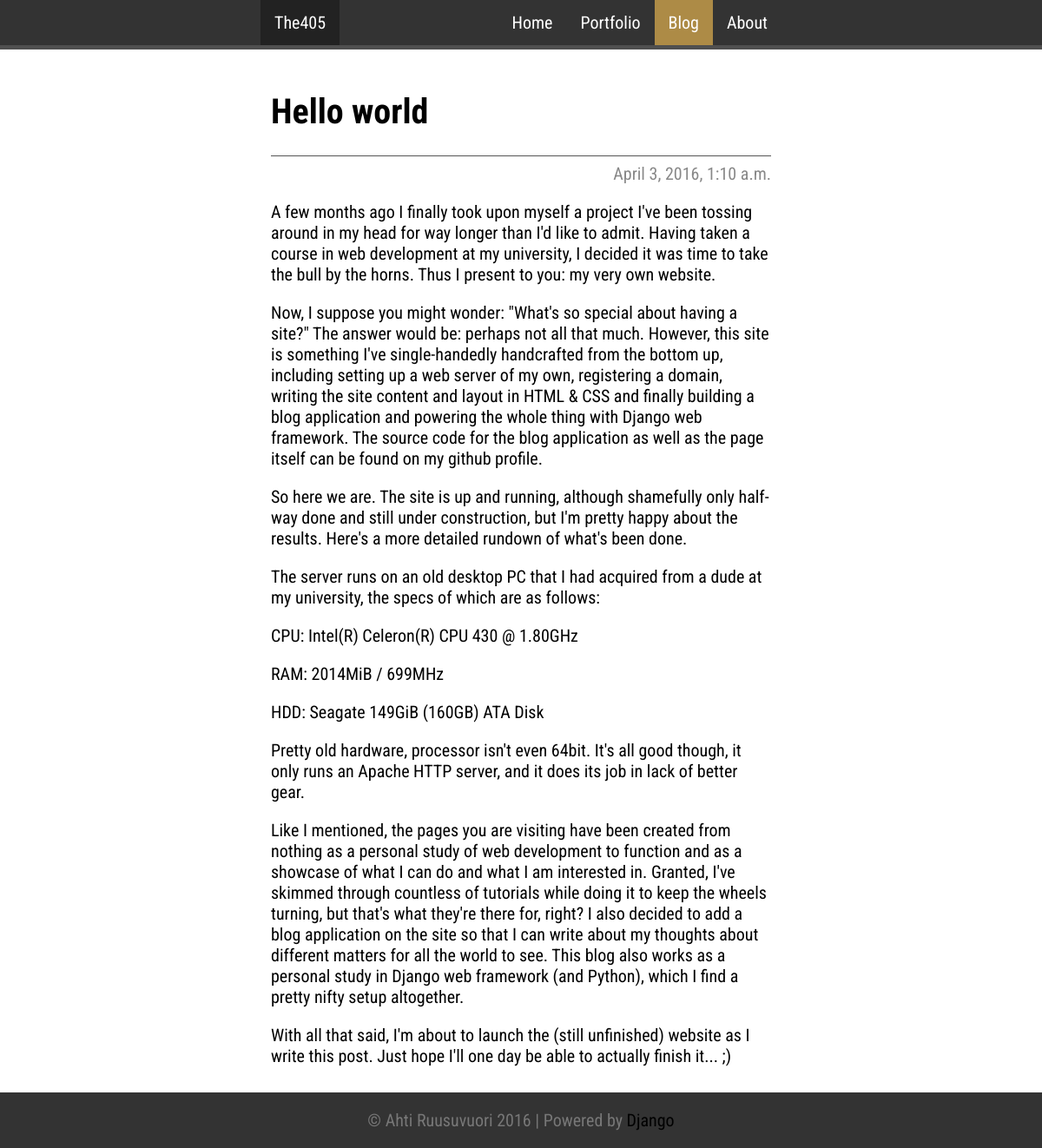
Screenshot of /post/3/ with the database file from the repository.
### blog/models.py (models this page shows, shortened)
class Post(models.Model):
    title = models.CharField(max_length=255)
    body = models.TextField()
    created_date = models.DateTimeField(auto_now_add=True, auto_now=False)
    update_date = models.DateTimeField(auto_now_add=False, auto_now=True)
    author = models.ForeignKey(Author)
    tags = models.ManyToManyField(Tag)

### blog/views.py (the view)
# urls.py: url(r'^post/(?P<pk>\d+)/$', views.post_detail, name='post_detail'),
def post_detail(request, pk):
    post = get_object_or_404(Post, pk=pk)
    return render(request, 'blog/post_detail.html', {'post': post})

### blog/templates/blog/post_detail.html (shortened to what this page needs)
{% extends 'blog/base.html' %}
{% block content %}
  <div class="navbar">
    <div class="container-top">
      <ul class="navbar-items">
        <li class="left"><a href="{% url 'index' %}">The405</a></li>
        <li><a href="{% url 'about' %}">About</a></li>
        <li><a class="active" href="{% url 'blog' %}">Blog</a></li>
        <li><a href="{% url 'portfolio' %}">Portfolio</a></li>
        <li><a href="{% url 'index' %}">Home</a></li>
      </ul>
    </div>
  </div>
  <div class="content">
    <div class="portfolio">
    <div class="post">
        <h1>{{ post.title }}</h1>
        {% if post.created_date %}
            <div class="date float-right">
                {{ post.created_date }}
            </div>
        {% endif %}
        <p>{{ post.body|linebreaks }}</p>
    </div>
    </div>
  </div>
{% endblock %}

### blog/static/css/style.css (style rules this page uses)
body, html { width: 0 auto; height: 100%; margin: 0; font-family: 'Roboto Condensed', sans-serif; font-size: 20px; -webkit-font-smoothing: antialiased; background-image: url('http://i.imgur.com/tj7MeUN.png'); background-repeat: repeat; background-attachment: fixed; }
.navbar { top: 0; position: fixed; z-index: 9999; width: 100%; background-color: #333; border-bottom: 5px outset rgba(192, 192, 192, 0.5); }
.container-top { max-width: 50%; margin: 0 auto; }
ul.navbar-items { list-style-type: none; margin: 0; padding: 0; overflow: hidden; background-color: #333; }
ul.navbar-items li { float: right; }
ul.navbar-items li a { display: block; color: white; text-align: center; padding: 14px 16px; text-decoration: none; }
.active { background-color: #ad8b46; }
ul.navbar-items .left { background-color: #222; float: left; }
.home, .about, .portfolio { max-width: 80%; margin: 0 auto; padding: 21px; margin-top: 57px; }
.date { color: #888; text-align: right; margin: 4px 0 5px 0; padding: 0.4em 0 0 0; border-top: 1px solid #555; }
.content { background-color: #fff; max-width: 60%; margin: 0 auto; padding-bottom: 53px; }

### rows the page displays
Post: title "Hello world", created_date "April 3, 2016, 1:10 a.m.", body "A few months ago I finally took upon myself a project I've been tossing around in my head for way longer than I'd like to admit. Having taken a course in web development at my university, I decided it was time to take the bull by the horns. Thus I present to you: my very own website. Now, I suppose you might wonder: \"What's so special about having a site?\" The answer would be: perhaps not all that much. However, this site is something I've single-handedly handcrafted from the bottom up, including setting up a web server of my own, registering a domain, writing the site content and layout in HTML & CSS and finally building a blog application and powering the whole thing with Django web…"
